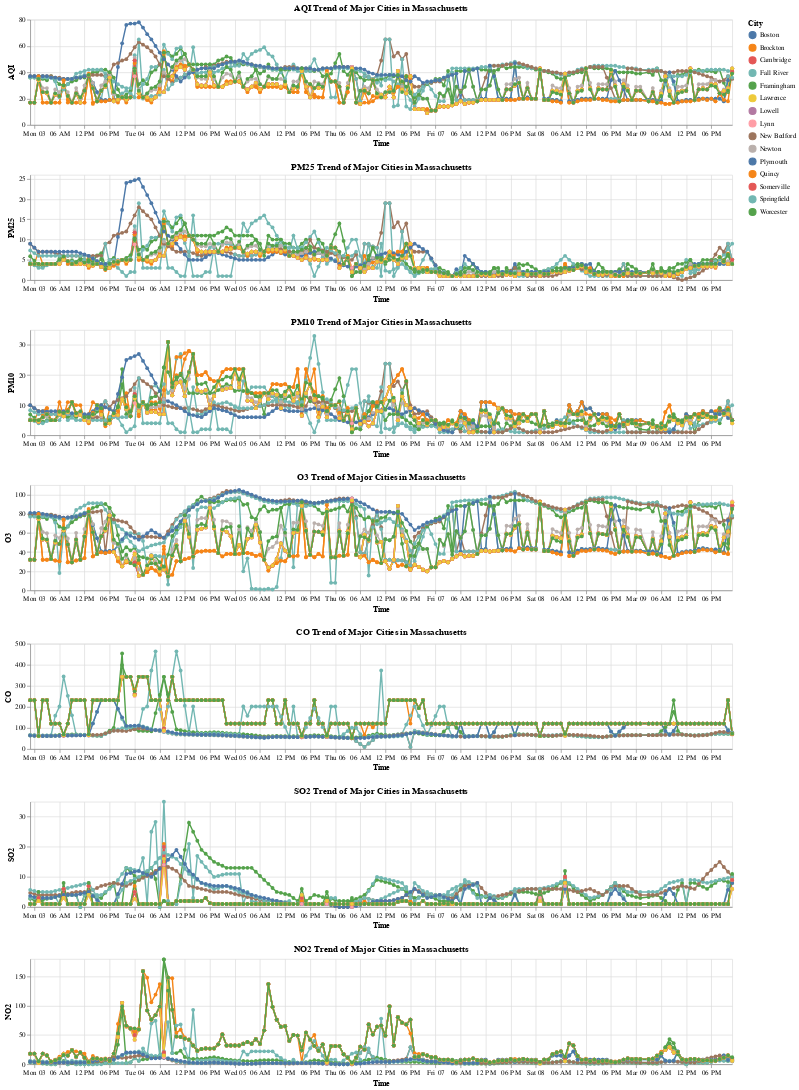

The notebook cell this image was saved under:
### Code cell
# Visualize the data using Altair
df_all['timestamp_local'] = pd.to_datetime(df_all['timestamp_local'])

air_charts = []
for vars in air_cols:
    chart = alt.Chart(df_all).mark_line(point=True).encode(
        x=alt.X('timestamp_local:T', title='Time'),
        y=alt.Y(f'{vars}:Q', title=vars.upper()),
        color=alt.Color('city:N', title='City'),
        tooltip=['city', 'timestamp_local:T', vars]
    ).properties(
        width=1000,
        height=150,
        title=f'{vars.upper()} Trend of Major Cities in Massachusetts'
    )
    air_charts.append(chart)

air_chart_combined = alt.vconcat(*air_charts).resolve_scale(y='independent')
air_chart_combined

### Figure 1 — Vega-Lite specification as saved in the notebook (floating-point values rounded to 4 significant figures; data arrays with more than 128 entries replaced by an {"elided": "..."} marker saying what was removed)
{"config": {"view": {"continuousWidth": 300, "continuousHeight": 300}}, "vconcat": [{"mark": {"type": "line", "point": true}, "encoding": {"color": {"field": "city", "title": "City", "type": "nominal"}, "tooltip": [{"field": "city", "type": "nominal"}, {"field": "timestamp_local", "type": "temporal"}, {"field": "aqi", "type": "quantitative"}], "x": {"field": "timestamp_local", "title": "Time", "type": "temporal"}, "y": {"field": "aqi", "title": "AQI", "type": "quantitative"}}, "height": 150, "title": "AQI Trend of Major Cities in Massachusetts", "width": 1000}, {"mark": {"type": "line", "point": true}, "encoding": {"color": {"field": "city", "title": "City", "type": "nominal"}, "tooltip": [{"field": "city", "type": "nominal"}, {"field": "timestamp_local", "type": "temporal"}, {"field": "pm25", "type": "quantitative"}], "x": {"field": "timestamp_local", "title": "Time", "type": "temporal"}, "y": {"field": "pm25", "title": "PM25", "type": "quantitative"}}, "height": 150, "title": "PM25 Trend of Major Cities in Massachusetts", "width": 1000}, {"mark": {"type": "line", "point": true}, "encoding": {"color": {"field": "city", "title": "City", "type": "nominal"}, "tooltip": [{"field": "city", "type": "nominal"}, {"field": "timestamp_local", "type": "temporal"}, {"field": "pm10", "type": "quantitative"}], "x": {"field": "timestamp_local", "title": "Time", "type": "temporal"}, "y": {"field": "pm10", "title": "PM10", "type": "quantitative"}}, "height": 150, "title": "PM10 Trend of Major Cities in Massachusetts", "width": 1000}, {"mark": {"type": "line", "point": true}, "encoding": {"color": {"field": "city", "title": "City", "type": "nominal"}, "tooltip": [{"field": "city", "type": "nominal"}, {"field": "timestamp_local", "type": "temporal"}, {"field": "o3", "type": "quantitative"}], "x": {"field": "timestamp_local", "title": "Time", "type": "temporal"}, "y": {"field": "o3", "title": "O3", "type": "quantitative"}}, "height": 150, "title": "O3 Trend of Major Cities in Massachusetts", "width": 1000}, {"mark": {"type": "line", "point": true}, "encoding": {"color": {"field": "city", "title": "City", "type": "nominal"}, "tooltip": [{"field": "city", "type": "nominal"}, {"field": "timestamp_local", "type": "temporal"}, {"field": "co", "type": "quantitative"}], "x": {"field": "timestamp_local", "title": "Time", "type": "temporal"}, "y": {"field": "co", "title": "CO", "type": "quantitative"}}, "height": 150, "title": "CO Trend of Major Cities in Massachusetts", "width": 1000}, {"mark": {"type": "line", "point": true}, "encoding": {"color": {"field": "city", "title": "City", "type": "nominal"}, "tooltip": [{"field": "city", "type": "nominal"}, {"field": "timestamp_local", "type": "temporal"}, {"field": "so2", "type": "quantitative"}], "x": {"field": "timestamp_local", "title": "Time", "type": "temporal"}, "y": {"field": "so2", "title": "SO2", "type": "quantitative"}}, "height": 150, "title": "SO2 Trend of Major Cities in Massachusetts", "width": 1000}, {"mark": {"type": "line", "point": true}, "encoding": {"color": {"field": "city", "title": "City", "type": "nominal"}, "tooltip": [{"field": "city", "type": "nominal"}, {"field": "timestamp_local", "type": "temporal"}, {"field": "no2", "type": "quantitative"}], "x": {"field": "timestamp_local", "title": "Time", "type": "temporal"}, "y": {"field": "no2", "title": "NO2", "type": "quantitative"}}, "height": 150, "title": "NO2 Trend of Major Cities in Massachusetts", "width": 1000}], "data": {"name": "data-7e6438af173edfff2cc178d0029f6567"}, "resolve": {"scale": {"y": "independent"}}, "$schema": "https://vega.github.io/schema/vega-lite/v5.20.1.json", "datasets": {"data-7e6438af173edfff2cc178d0029f6567": {"elided": "2520 records"}}}
